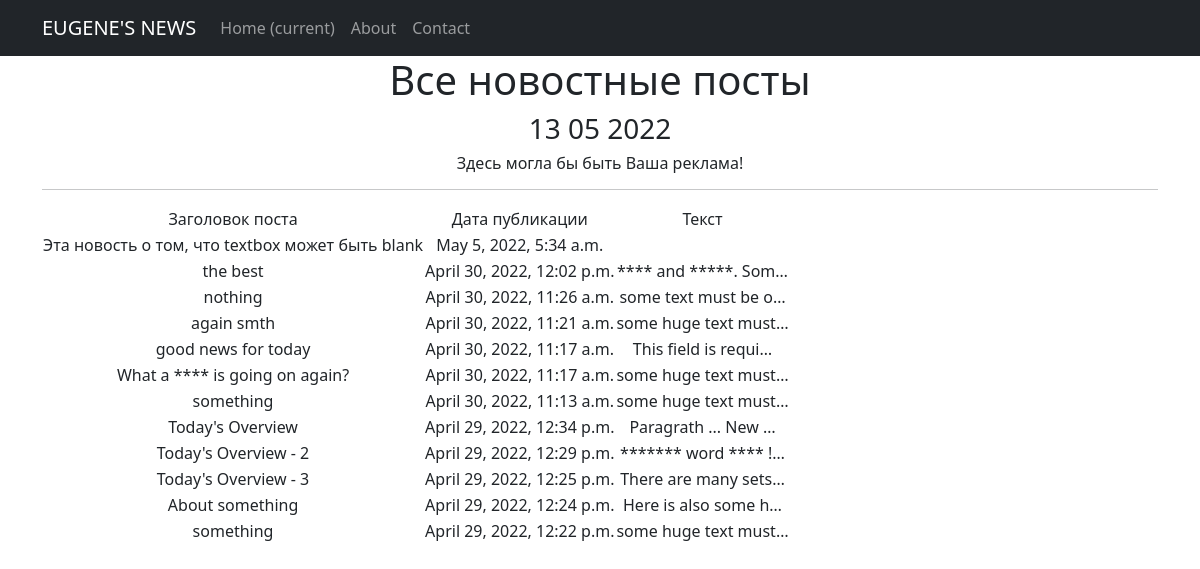
Page /news/ on the committed database.
### newsapp/models.py (models this page shows, shortened)
class Post(models.Model):
    author = models.ForeignKey(Author, on_delete=models.CASCADE, verbose_name='Автор:')
    NEWS = 'NW'
    ARTICLE = 'AR'
    DIGEST = 'DG'
    CATEGORY_CHOICES = (
        (NEWS, 'Новость'),
        (ARTICLE, 'Статья'),
        (DIGEST, 'Дайджест'),
    )
    categoryType = models.CharField(max_length=2, choices=CATEGORY_CHOICES, default=ARTICLE, verbose_name='Категория поста')
    dateCreation = models.DateTimeField(auto_now_add=True)
    postCategory = models.ManyToManyField(Category, through='PostCategory')
    title = models.CharField(max_length=128, verbose_name='Заголовок поста')
    text = models.TextField(null=True, blank=True, verbose_name='Текст поста (необязательно)', help_text='Введите здесь текст своего Поста, хотя можете и не вводить, если нет желания!')
    rating = models.SmallIntegerField(default=0, verbose_name='Рейтинг:')
    class Meta:
        verbose_name = 'Пост'
        verbose_name_plural = 'Посты'
        ordering = ['-dateCreation']

### newsapp/views.py (the view)
# urls.py: path('', PostsList.as_view()),
class PostsList(ListView):
    model = Post
    queryset = Post.objects.order_by('-dateCreation')
    template_name = 'posts.html'
    context_object_name = 'posts'
    def get_context_data(self, **kwargs):
        context = super().get_context_data(**kwargs)
        context['time_now'] = datetime.utcnow()
        context['next_sale'] = None
        return context

### newsapp/templatetags/custom_filters.py (called while the page is built)
@register.filter()
def censor(value):
   chr_array = [char for char in value]
   low_value = value.lower()  # создаём для поиска копию текста в нижнем регистре
   end_pos = len(value)
   for word in OBSCENE_WORDS:
      start_pos = 0
      word_len = len(word)
      while start_pos < end_pos - word_len:
         position = low_value.find(word, start_pos, end_pos)
         if position == -1:   # искомое слово не найдено
            break
         else:
            chr_array[position:position + word_len] = '*' * word_len   # выполняем замену слова в рабочем массиве
            start_pos += position + word_len
   return ''.join(chr_array)   # создаём результирующую строку из массива

### templates/posts.html (shortened to what this page needs)
{% extends 'flatpages/default.html' %}
{% load custom_filters %}
{% block content %}
   <h1>Все новостные посты</h1>
   <h3>{{ time_now|date:'d m Y' }}</h3>
   <h6> {{ next_sale|default_if_none:"Здесь могла бы быть Ваша реклама!" }} </h6>
   <hr>
   {% if posts %}
       <table>
           <tr>
               <td>Заголовок поста</td>
               <td>Дата публикации</td>
               <td>Текст</td>
           </tr>
           {% for post in posts %}
           <tr>
               <td>{{ post.title|censor }}</td>
               <td>{{ post.dateCreation }}</td>
               <td>{{ post.text|truncatechars:20|censor }}</td>
           </tr>
           {% endfor %}
       </table>
   {% else %}
       <h2>Постов нет!</h2>
   {% endif %}
{% endblock content %}

### templates/flatpages/default.html (shortened to what this page needs)
<!DOCTYPE html>
<html lang="en">
    <head>
        {% load static %}
        <link href="{% static 'css/styles.css' %}" rel="stylesheet" />
    </head>
    <body>
        <nav class="navbar navbar-expand-lg navbar-dark bg-dark static-top">
	        <div class="container">
		        <a class="navbar-brand" href="#">EUGENE'S NEWS</a>
		        <div class="collapse navbar-collapse" id="navbarResponsive">
			        <ul class="navbar-nav ml-auto">
				        <li class="nav-item active">
					        <a class="nav-link" href="#">Home
						        <span class="sr-only">(current)</span>
					        </a>
				        </li>
				        <li class="nav-item">
					        <a class="nav-link" href="/about/">About</a>
				        </li>
				        <li class="nav-item">
					        <a class="nav-link" href="/contacts/">Contact</a>
				        </li>
			        </ul>
		        </div>
	        </div>
        </nav>
			<div class="container">
				<div class="row">
					<div class="col-lg-12 text-center">
						{% block content %}{% endblock content %}
					</div>
				</div>
			</div>
    </body>
</html>

### rows in the picture
Post: title|censor "Эта новость о том, что textbox может быть blank", dateCreation "May 5, 2022, 5:34 a.m."
Post: title|censor "the best", dateCreation "April 30, 2022, 12:02 p.m.", text|censor "**** and *****. Som…"
Post: title|censor "nothing", dateCreation "April 30, 2022, 11:26 a.m.", text|censor "some text must be o…"
Post: title|censor "again smth", dateCreation "April 30, 2022, 11:21 a.m.", text|censor "some huge text must…"
Post: title|censor "good news for today", dateCreation "April 30, 2022, 11:17 a.m.", text|censor "This field is requi…"
Post: title|censor "What a **** is going on again?", dateCreation "April 30, 2022, 11:17 a.m.", text|censor "some huge text must…"
Post: title|censor "something", dateCreation "April 30, 2022, 11:13 a.m.", text|censor "some huge text must…"
Post: title|censor "Today's Overview", dateCreation "April 29, 2022, 12:34 p.m.", text|censor "Paragrath ... New …"
Post: title|censor "Today's Overview - 2", dateCreation "April 29, 2022, 12:29 p.m.", text|censor "******* word **** !…"
Post: title|censor "Today's Overview - 3", dateCreation "April 29, 2022, 12:25 p.m.", text|censor "There are many sets…"
Post: title|censor "About something", dateCreation "April 29, 2022, 12:24 p.m.", text|censor "Here is also some h…"
Post: title|censor "something", dateCreation "April 29, 2022, 12:22 p.m.", text|censor "some huge text must…"

### other values in the picture
{{ time_now|date:'d m Y' }} "13 05 2022"
{{ next_sale|default_if_none:"Здесь могла бы быть Ваша реклама!" }} "Здесь могла бы быть Ваша реклама!"
